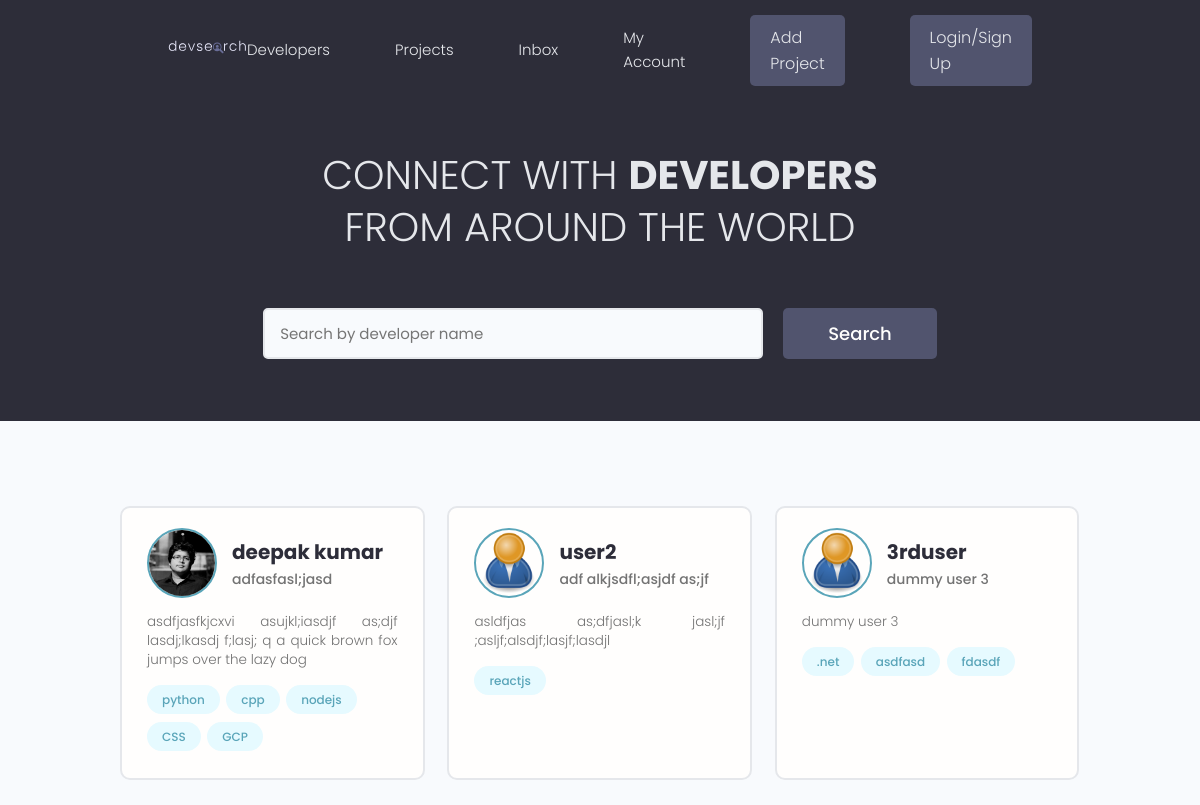
The page / on the database its author committed.
### users/models.py (models this page shows, shortened)
class Profile(models.Model):
    user = models.OneToOneField(User, on_delete=models.CASCADE,null=True, blank=True)
    name = models.CharField(max_length=200, blank=True, null=True)
    email = models.EmailField(max_length=500, blank=True, null=True)
    username = models.CharField(max_length=200, blank=True, null=True)
    location = models.CharField(max_length=200, blank=True, null=True)
    short_intro = models.CharField(max_length=200, blank=True, null=True)
    bio = models.TextField(blank=True, null=True)
    profile_image = models.ImageField(null=True, blank=True, upload_to='profiles/', default="profiles/user-default.png")
    social_github = models.CharField(max_length=200, blank=True, null=True)
    social_twitter = models.CharField(max_length=200, blank=True, null=True)
    social_linkedin = models.CharField(max_length=200, blank=True, null=True)
    social_youtube = models.CharField(max_length=200, blank=True, null=True)
    social_website = models.CharField(max_length=200, blank=True, null=True)
    created = models.DateTimeField(auto_now_add=True)
    id = models.UUIDField(default=uuid.uuid4, unique=True, primary_key=True, editable=False)

class Skill(models.Model):
    owner = models.ForeignKey(Profile, on_delete=models.CASCADE, null=True, blank=True)
    name = models.CharField(max_length=200, blank=True, null=True)
    description = models.TextField(null=True, blank=True)
    created = models.DateTimeField(auto_now_add=True)
    id = models.UUIDField(default=uuid.uuid4, unique=True, primary_key=True, editable=False)
    def __str__(self) -> str:
        return str(self.name)

### users/views.py (the view)
# urls.py: path('', views.profiles, name="profiles"),
def profiles(request):
    profiles = Profile.objects.all()
    context = {'profiles':profiles}
    return render(request, 'users/profiles.html', context)

### users/templates/users/profiles.html (shortened to what this page needs)
{% extends 'main.html' %}
{% block content %}
<main class="home">
    <section class="hero-section text-center">
        <div class="container container--narrow">
            <div class="hero-section__box">
                <h2>CONNECT WITH <span>DEVELOPERS</span></h2>
                <h2>FROM AROUND THE WORLD</h2>
            </div>
            <div class="hero-section__search">
                <form class="form" action="#" method="get">
                    <div class="form__field">
                        <input class="input input--text" id="formInput#search" type="text" name="text"
                        placeholder="Search by developer name" />
                    </div>
                    <input class="btn btn--sub btn--lg" type="submit" value="Search" />
                </form>
            </div>
        </div>
    </section>
    <section class="devlist">
        <div class="container">
            <div class="grid grid--three">
                {% for profile in profiles %}
                <div class="column card">
                    <div class="dev">
                        <a href="{% url 'user-profile' profile.id %}" class="card__body">
                            <div class="dev__profile">
                                <img class="avatar avatar--md" src="{{ profile.profile_image.url }}" alt="image" />
                                <div class="dev__meta">
                                    <h3>{{ profile.name }}</h3>
                                    <h5>{{ profile.short_intro|slice:"60" }}</h5>
                                </div>
                            </div>
                            <p class="dev__info">{{ profile.bio|slice:"150" }}</p>
                            <div class="dev__skills">
                                {% for skill in profile.skill_set.all|slice:"5" %}
                                <span class="tag tag--pill tag--main">
                                    <small>{{ skill }}</small>
                                </span>
                                {% endfor %}
                            </div>
                        </a>
                    </div>
                </div>
                {% endfor %}
            </div>
        </div>
    </section>
</main>
{% endblock content %}

### static/styles/app.css (style rules this page uses)
:root { --color-sub: #2d2d39; }
.btn--sub { background-color: var(--color-sub-light); }
.card { border: 2px solid var(--color-light); }
img { width: 100%; }
.hero-section { height: 40vh; display: flex; align-items: center; background-color: var(--color-sub); }
.hero-section__box { margin-bottom: 4rem; }
.hero-section__box > h2, .hero-section__box > h2 > span { font-size: 4rem; color: var(--color-light); line-height: 1.3; text-transform: uppercase; }
.hero-section__box > h2 { font-weight: 300; }
.hero-section__box > h2 > span { font-weight: 700; }
.hero-section__search > .form { display: flex; align-items: center; justify-content: center; gap: 2rem; }
.hero-section__search > .form input.input--text { width: 50rem; }
.devlist { margin-top: 8rem; }
.devlist .grid { align-items: stretch; }
.devlist .dev .dev__profile { display: flex; align-items: center; gap: 1.5rem; }
.devlist .dev .dev__meta h3 { color: var(--color-sub); font-size: 2rem; font-weight: 700; }
.devlist .dev .dev__meta h5 { color: var(--color-text); font-size: 1.4rem; font-weight: 500; }
.devlist .dev .dev__info { margin: 1.5rem 0; font-size: 1.35rem; line-height: 1.4; text-align: justify; }

### static/uikit/styles/modules/_variables.css (style rules this page uses)
:root { --color-main: #5aa5b9; --color-main-light: #e6faff; --color-sub: #3f4156; --color-sub-light: #51546e; --color-sub-lighter: #ededfd; --color-text: #737373; --color-gray: #8b8b8b; --color-light: #e5e7eb; --color-light-gray: #767676; --color-bg: #f8fafd; --color-white: #fffefd; --color-white-light: #f3f3f3; --color-success: #359e64; --color-success-bg: #def8e8; --color-error: #fc4b0b; --color-error-bg: #fff2ee; --font-base: 'Poppins', arial, helvetica, 'Segoe UI', roboto, ubuntu, sans-serif; --font-monospace: 'Fira Code', 'Courier New', courier, monospace; --font-regular: 300; --font-medium: 500; --font-bold: 700; --generic-shadow: 1px 1px 5px #00000010; --generic-transition: all 0.3s ease-in-out; }

### static/uikit/styles/modules/_base.css (style rules this page uses)
* { margin: 0; padding: 0; box-sizing: border-box; text-rendering: optimizeLegibility; color: inherit; font-size: inherit; }
html { font-size: 50%; }
@media only screen and (min-width: 480px) { html { font-size: 56.25%; } }
@media only screen and (min-width: 1200px) { html { font-size: 62.5%; } }
body { line-height: 1.6; font-weight: 400; font-size: 1.5rem; color: var(--color-text); background-color: var(--color-bg); min-height: 100vh; }

### static/uikit/styles/modules/_typography.css (style rules this page uses)
* { font-family: var(--font-base); }
h2 { font-size: 3.6rem; font-weight: var(--font-bold); }
h3 { font-size: 3.2rem; font-weight: var(--font-medium); }
h5 { font-size: 2.4rem; font-weight: var(--font-medium); }
h5, h6 { font-weight: var(--font-regular); }
p, span, strong { font-size: 1.6rem; color: var(--color-text); font-weight: var(--font-regular); }
a { padding-bottom: 2px; text-decoration: none; display: inline-block; color: var(--color-main); font-weight: var(--font-medium); }

### static/uikit/styles/modules/_utilities.css (style rules this page uses)
.container { width: 92%; max-width: 165rem; margin: 0 auto; box-sizing: border-box; }
.container--narrow { width: 92%; max-width: 120rem; }
@media screen and (min-width: 1000px) { .container { width: 90%; } }
@media screen and (min-width: 1000px) { .container--narrow { width: 85%; } }
@media screen and (min-width: 1200px) { .container { width: 80%; } }
@media screen and (min-width: 1200px) { .container--narrow { width: 72%; } }
.text-center { text-align: center; }

### static/uikit/styles/modules/_avatar.css (style rules this page uses)
.avatar { border-radius: 50%; border: 2px solid var(--color-main); object-fit: cover; }
.avatar--md { height: 7rem; width: 7rem; }

### static/uikit/styles/modules/_button.css (style rules this page uses)
.btn { display: inline-block; position: relative; cursor: pointer; background-color: var(--color-light); font-weight: var(--font-medium); color: var(--color-sub); text-decoration: none; padding: 1rem 2rem; border-radius: 0.5rem; border: none; width: -webkit-fit-content; width: -moz-fit-content; width: fit-content; height: -webkit-fit-content; height: -moz-fit-content; height: fit-content; font-size: 1.6rem; outline-width: 0; outline-color: transparent; -webkit-backface-visibility: hidden; backface-visibility: hidden; transition: all 0.3s ease-in-out; }
.btn--sub { background-color: var(--color-sub); color: var(--color-white); }
.btn--lg { font-size: 1.8rem; padding: 1.2rem 4.5rem; }

### static/uikit/styles/modules/_card.css (style rules this page uses)
.card { border-radius: 1rem; background-color: var(--color-white); border: 1.5px solid var(--color-light); width: auto; height: auto; margin-top: 0.5rem; margin-bottom: 0.5rem; overflow: hidden; }
.card__body, .card__header { padding: 2rem 2.5rem; }

### rows shown on the page
Profile: profile_image (picture), name "deepak kumar", short_intro "adfasfasl;jasd", bio "asdfjasfkjcxvi asujkl;iasdjf as;djf lasdj;lkasdj f;lasj; q a quick brown fox jumps over the lazy dog"
Skill: name "python"
Skill: name "cpp"
Skill: name "nodejs"
Skill: name "CSS"
Skill: name "GCP"
Profile: profile_image (placeholder picture), name "user2", short_intro "adf alkjsdfl;asjdf as;jf", bio "asldfjas as;dfjasl;k jasl;jf ;asljf;alsdjf;lasjf;lasdjl"
Skill: name "reactjs"
Profile: profile_image (placeholder picture), name "3rduser", short_intro "dummy user 3", bio "dummy user 3"
Skill: name ".net"
Skill: name "asdfasd"
Skill: name "fdasdf"
